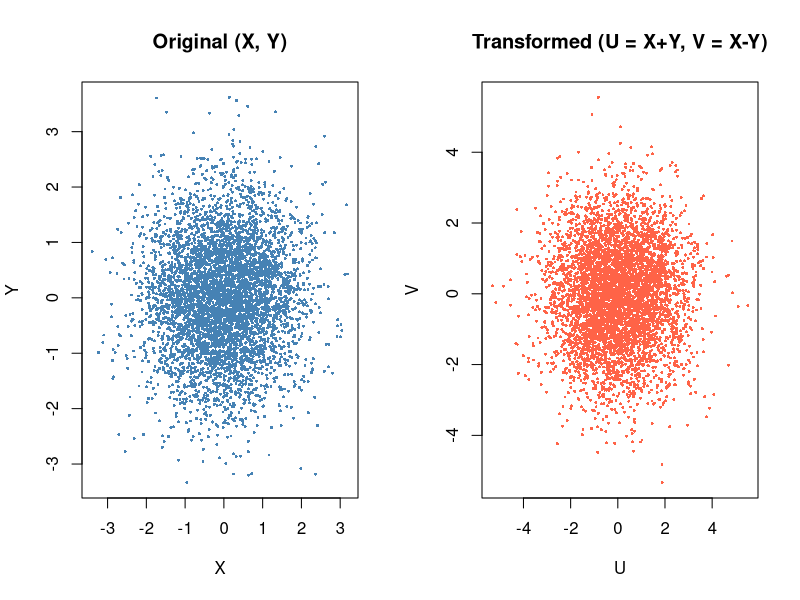
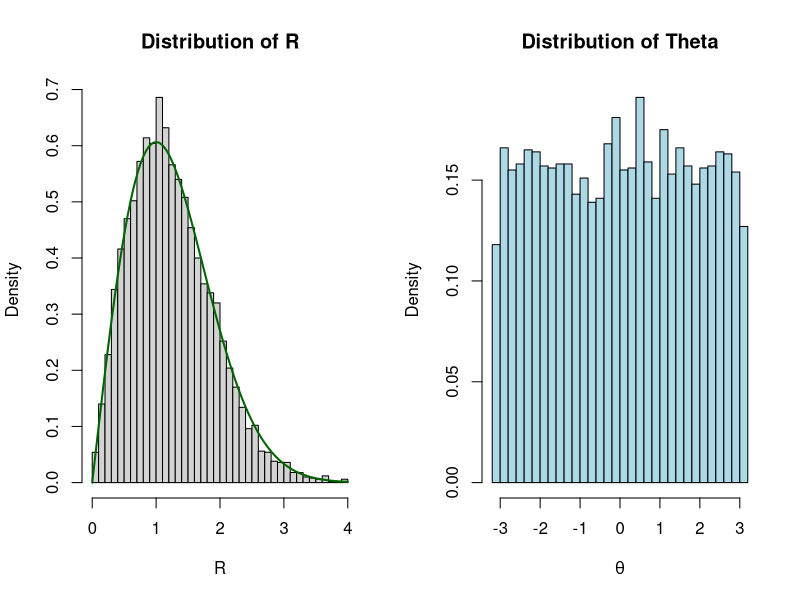
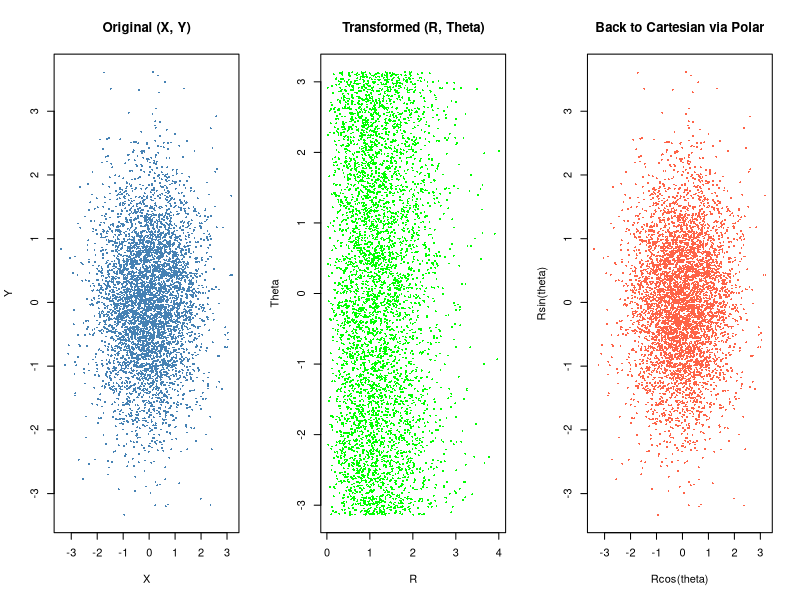
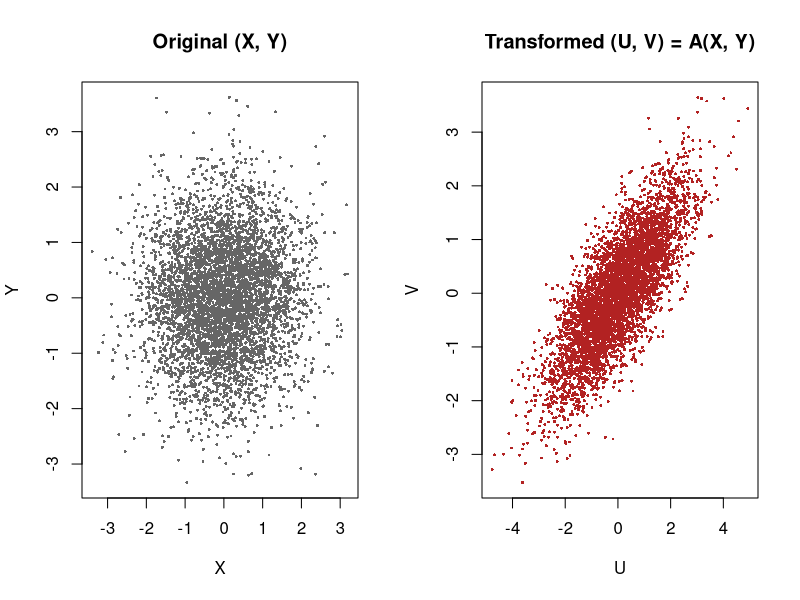
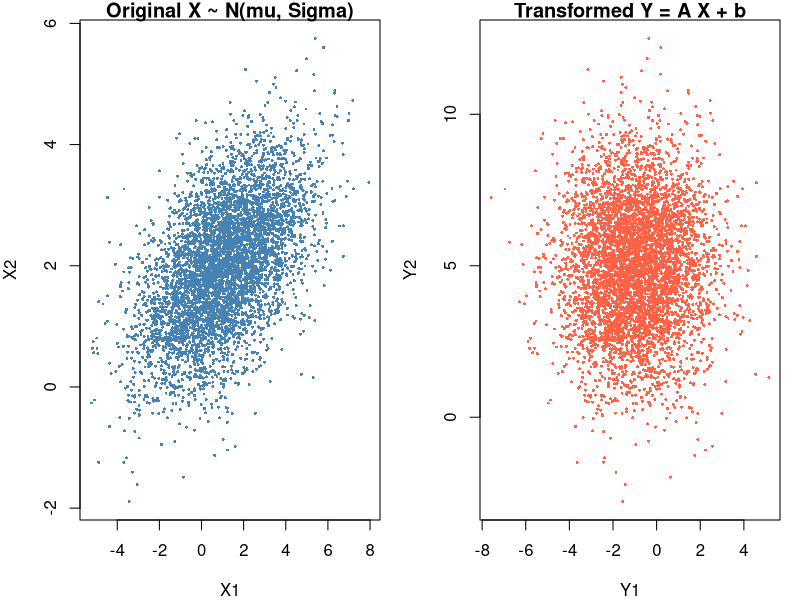
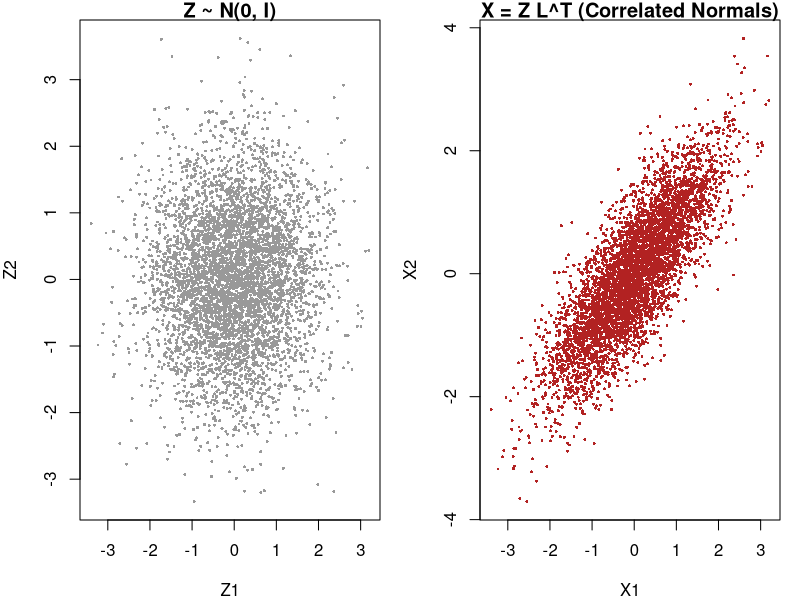
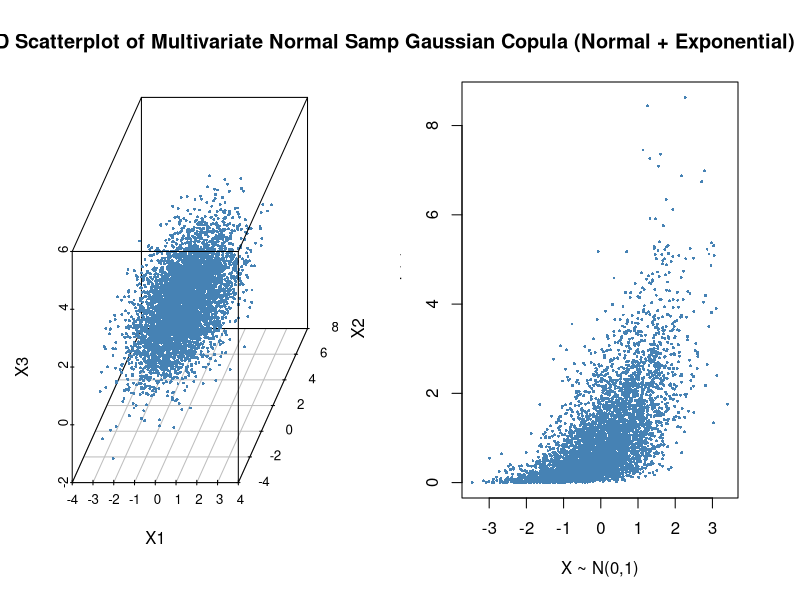
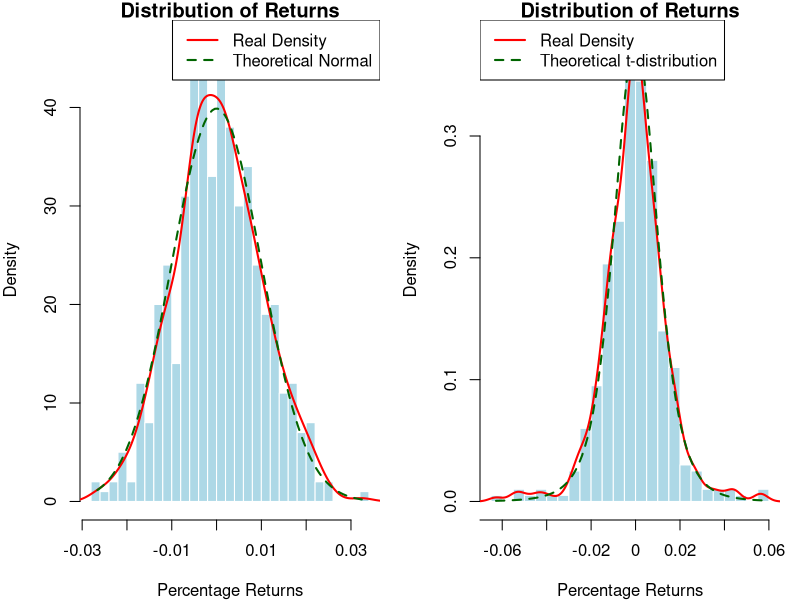

R code for these plots, in order:
## ---- chunk 1
#| fig-height: 4
#| code-fold: true
set.seed(1234)

n <- 5000
X <- rnorm(n)
Y <- rnorm(n)

U <- X + Y
V <- X - Y

par(mfrow = c(1, 2))

plot(X, Y, pch = 16, cex = 0.4, col = "steelblue",
     main = "Original (X, Y)",
     xlab = "X", ylab = "Y")

plot(U, V, pch = 16, cex = 0.4, col = "tomato",
     main = "Transformed (U = X+Y, V = X-Y)",
     xlab = "U", ylab = "V")
## ---- chunk 2
#| code-fold: true
#| fig-height: 4
set.seed(1234)

n <- 5000
X <- rnorm(n)
Y <- rnorm(n)

R <- sqrt(X^2 + Y^2)
Theta <- atan2(Y, X)

par(mfrow = c(1, 2))

hist(R, breaks = 40, freq = FALSE, col = "lightgray",
     main = "Distribution of R",
     xlab = "R")
curve(dchisq(x^2, df = 2) * 2*x, add = TRUE, col = "darkgreen", lwd = 2)

hist(Theta, breaks = 40, freq = FALSE, col = "lightblue",
     main = "Distribution of Theta",
     xlab = expression(theta))
## ---- chunk 3
#| fig-height: 4
#| code-fold: true
par(mfrow = c(1, 3))

plot(X, Y, pch = 16, cex = 0.4, col = "steelblue",
     main = "Original (X, Y)",
     xlab = "X", ylab = "Y")

plot(R, Theta, pch = 16, cex = 0.4, col = "green",
     main = "Transformed (R, Theta)",
     xlab = "R", ylab = "Theta")

plot(R*cos(Theta), R*sin(Theta), pch = 16, cex = 0.4, col = "tomato",
     main = "Back to Cartesian via Polar",
     xlab = "Rcos(theta)", ylab = "Rsin(theta)")
## ---- chunk 4
#| code-fold: true
#| fig-height: 4
set.seed(1234)

n <- 5000
X <- rnorm(n)
Y <- rnorm(n)

A <- matrix(c(1, 0.8,
              0.2, 1), nrow = 2, byrow = TRUE)

UV <- A %*% rbind(X, Y)
U <- UV[1, ]
V <- UV[2, ]

par(mfrow = c(1, 2))

plot(X, Y, pch = 16, cex = 0.4, col = "gray40",
     main = "Original (X, Y)",
     xlab = "X", ylab = "Y")

plot(U, V, pch = 16, cex = 0.4, col = "firebrick",
     main = "Transformed (U, V) = A(X, Y)",
     xlab = "U", ylab = "V")
## ---- chunk 5
#| code-fold: true
#| fig-height: 3
#| fig-align: center
set.seed(1234)

library(MASS)

# Original distribution
mu  <- c(1, 2)
Sigma <- matrix(c(4, 1,
                  1, 1), 2, 2)

n <- 5000
X <- mvrnorm(n, mu = mu, Sigma = Sigma)

# Linear transformation
A <- matrix(c(1, 0,
             -1, 2), 2, 2)
b <- c(0, 1)

# Matrix algebra
Y <- t(A %*% t(X)) + matrix(b, n, 2, byrow = TRUE)

par(mfrow = c(1, 2), mar = c(4,4,1,1))

plot(X[,1], X[,2], pch = 16, cex = 0.4, col = "steelblue",
     main = "Original X ~ N(mu, Sigma)",
     xlab = "X1", ylab = "X2")

plot(Y[,1], Y[,2], pch = 16, cex = 0.4, col = "tomato",
     main = "Transformed Y = A X + b",
     xlab = "Y1", ylab = "Y2")
## ---- chunk 6
#| code-fold: true
#| fig-height: 3.5
set.seed(1234)

n <- 5000
rho <- 0.8

# Covariance matrix
Sigma <- matrix(c(1, rho,
                  rho, 1), 2, 2)

# Cholesky factor: L^T L (upper triangular)
L <- chol(Sigma)

# Generate 2n independent N(0,1) values
Z <- matrix(rnorm(2*n), n, 2)

# Construct X = Z L^T (linear transformation)
X <- Z %*% L

par(mfrow = c(1, 2), mar = c(4,4,1,1))

plot(Z[,1], Z[,2], pch = 16, cex = 0.4, col = "gray60",
     main = "Z ~ N(0, I)",
     xlab = "Z1", ylab = "Z2")

plot(X[,1], X[,2], pch = 16, cex = 0.4, col = "firebrick",
     main = "X = Z L^T (Correlated Normals)",
     xlab = "X1", ylab = "X2")
## ---- chunk 7
set.seed(1234)
mu <- c(0, 1, 2)
Sigma <- matrix(c(1, 0.5, 0.2,
                  0.5, 2, 0.3,
                  0.2, 0.3, 1), 3, 3)

n <- 5000
L <- chol(Sigma) # Cholesky factor L^T
Z <- matrix(rnorm(3*n), n, 3) # Standard normals

# Construct X = Z L^T + mu
X <- Z %*% L + matrix(mu, n, 3, byrow = TRUE)

round(cov(X), 2) # sample covariance
## ---- chunk 8
#| code-fold: true
#| fig-height: 5
# 3D scatterplot
library(scatterplot3d)

scatterplot3d(X[,1], X[,2], X[,3],
              pch = 16, cex.symbols = 0.4,
              color = "steelblue",
              main = "3D Scatterplot of Multivariate Normal Sample",
              xlab = "X1", ylab = "X2", zlab = "X3")
## ---- chunk 9
#| code-fold: true
#| fig-height: 4
set.seed(1234)

library(MASS)

n <- 5000
rho <- 0.7

# Step 1: correlated normals
Sigma <- matrix(c(1, rho,
                  rho, 1), 2, 2)

Z <- mvrnorm(n, mu = c(0,0), Sigma = Sigma)

# Step 2: convert to uniforms
U <- pnorm(Z)

# Step 3: apply inverse CDFs
X <- qnorm(U[,1])      # Normal
Y <- qexp(U[,2])       # Exponential

plot(X, Y, pch = 16, cex = 0.4, col = "steelblue",
     main = "Gaussian Copula (Normal + Exponential)",
     xlab = "X ~ N(0,1)", ylab = "Y ~ Exp(1)")
## ---- chunk 10
#| echo: false
#| fig-height: 2.8
#| fig-align: center
set.seed(123)  # For reproducibility
data <- rnorm(500, mean = 0, sd = .01)

par(mar = c(4,4,1,1))

# Plot histogram with density curve
hist(
  data,
  breaks = 30,                # Number of bins
  probability = TRUE,         # Show density instead of counts
  col = "lightblue",
  border = "white",
  main = "Distribution of Returns",
  xlab = "Percentage Returns"
)

# Add density curve
lines(density(data), col = "red", lwd = 2)

# Add theoretical normal curve for comparison
x <- seq(min(data), max(data), length = 100)
y <- dnorm(x, mean = 0, sd = .01)
lines(x, y, col = "darkgreen", lwd = 2, lty = 2)

# Add legend
legend(
  "topright",
  legend = c("Real Density", "Theoretical Normal"),
  col = c("red", "darkgreen"),
  lwd = 2,
  lty = c(1, 2)
)
## ---- chunk 11
#| echo: false
#| fig-height: 4
#| fig-align: center
set.seed(123)  # For reproducibility
data <- rt(400, df=5)

# Plot histogram with density curve
hist(
  data,
  breaks = 30,                # Number of bins
  probability = TRUE,         # Show density instead of counts
  col = "lightblue",
  border = "white",
  main = "Distribution of Returns",
  xlab = "Percentage Returns",
  xaxt = "n"   # suppress default x-axis
)

# Custom percentage x-axis
ticks <- pretty(range(data))
axis(
  side = 1,
  at = ticks,
  labels = paste0(ticks / 100) # paste0(ticks * 100, "%")
)

# Add density curve
lines(density(data), col = "red", lwd = 2)

# Add theoretical t curve for comparison
x <- seq(min(data), max(data), length = 100)
y <- dt(x, df=5)
lines(x, y, col = "darkgreen", lwd = 2, lty = 2)

# Add legend
legend(
  "topleft",
  legend = c("Real Density", "Theoretical t-distribution"),
  col = c("red", "darkgreen"),
  lwd = 2,
  lty = c(1, 2)
)
## ---- chunk 12
library(MASS)
set.seed(1234)
n <- 10000
rho <- 0.6 # correlation
w <- c(0.5, 0.5) # Portfolio weights
mu <- c(0.0005, 0.0008) # Mean vector (daily returns)
sd1 <- 0.015 # standard deviation of R1
sd2 <- 0.02  # standard deviation of R2
Sigma <- matrix(c(sd1^2, rho*sd1*sd2,
                  rho*sd1*sd2, sd2^2), 2, 2) # Covariance matrix
R_gauss <- mvrnorm(n, mu = mu, Sigma = Sigma) # Simulate correlated normal returns
port_gauss <- R_gauss %*% w # Portfolio return
## ---- chunk 13
#| code-fold: true
risk_summary <- c(
  Mean = mean(port_gauss), # mean of portfolio return
  SD = sd(port_gauss),     # standard devation of portfolio return
  VaR_5 = quantile(port_gauss, 0.05), # 5% Value-at-Risk
  VaR_1 = quantile(port_gauss, 0.01), # 1% Value-at-Risk
  Prob_Loss_gt_3pct = mean(port_gauss < -0.03) # probability of losing more than 3% in one day
)

library(knitr)
kable(round(risk_summary, 4))
## ---- chunk 14
#| code-fold: true
#| fig-align: center
#| fig-height: 3
par(mfrow = c(1, 2), mar = c(4,4,1,1))

plot(R_gauss[,1], R_gauss[,2],
     pch = 16, cex = 0.4, col = "steelblue",
     main = "Gaussian Model",
     xlab = "Asset A return", ylab = "Asset B return")

hist(port_gauss, breaks = 40, freq = FALSE, col = "lightgray",
     main = "Portfolio Return (Gaussian)",
     xlab = "Portfolio return")
abline(v = -0.03, col = "red", lwd = 2, lty = 2)
## ---- chunk 15
set.seed(1234)
n <- 10000
rho <- 0.6  # Correlation
Sigma_cop <- matrix(c(1, rho, rho, 1), 2, 2)
Z <- mvrnorm(n, mu = c(0, 0), Sigma = Sigma_cop) 
U <- pnorm(Z) # Convert to Uniform

# Asset A: Normal marginal
X1 <- qnorm(U[,1], mean = 0.0005, sd = 0.015)

# Asset B: heavy-tailed t marginal
# Standard t(df=4) has variance df/(df-2) = 2, so divide by sqrt(2)
# to approximately standardise before scaling
X2 <- 0.0008 + 0.02 * (qt(U[,2], df = 4) / sqrt(2))

R_copula <- cbind(X1, X2)
port_copula <- R_copula %*% w # Portfolio return
## ---- chunk 16
#| code-fold: true
risk_summary2 <- c(
  Mean = mean(port_copula), # mean of portfolio return
  SD = sd(port_copula),     # standard devation of portfolio return
  VaR_5 = quantile(port_copula, 0.05), # 5% Value-at-Risk
  VaR_1 = quantile(port_copula, 0.01), # 1% Value-at-Risk
  Prob_Loss_gt_3pct = mean(port_copula < -0.03) # probability of losing more than 3% in one day
)

library(knitr)
kable(round(risk_summary2, 4))
## ---- chunk 17
#| code-fold: true
#| fig-align: center
#| fig-height: 3
par(mfrow = c(1, 2))

plot(R_copula[,1], R_copula[,2],
     pch = 16, cex = 0.4, col = "tomato",
     main = "Gaussian Copula Model",
     xlab = "Asset A return", ylab = "Asset B return")

hist(port_copula, breaks = 40, freq = FALSE, col = "lightblue",
     main = "Portfolio Return (Copula)",
     xlab = "Portfolio return")
abline(v = -0.03, col = "red", lwd = 2, lty = 2)
## ---- chunk 18
set.seed(1234)

R1_ind <- rnorm(n, mean = 0.0005, sd = 0.015)
R2_ind <- 0.0008 + 0.02 * (rt(n, df = 4) / sqrt(2))

R_port_ind <- 0.5 * R1_ind + 0.5 * R2_ind
## ---- chunk 19
#| code-fold: true
#| code-summary: Comparison of Scatterplots
#| fig-height: 2.5
#| fig-align: center
par(mfrow = c(1, 3), mar = c(4,4,1,1))

plot(R1_ind, R2_ind,
     pch = 16, cex = 0.4, col = "palegreen",
     main = "Independent Model",
     xlab = "Asset A return", ylab = "Asset B return")

plot(R_gauss[,1], R_gauss[,2],
     pch = 16, cex = 0.4, col = "steelblue",
     main = "Gaussian Model",
     xlab = "Asset A return", ylab = "Asset B return")

plot(R_copula[,1], R_copula[,2],
     pch = 16, cex = 0.4, col = "tomato",
     main = "Gaussian Copula Model",
     xlab = "Asset A return", ylab = "Asset B return")

## ---- chunk 20
#| code-fold: true
#| code-summary: Comparison of Marginal Histograms
#| fig-height: 2.5
#| fig-align: center
par(mfrow = c(1, 3), mar = c(4,4,1,1))

hist(R_port_ind, breaks = 40, freq = FALSE, col = "lightpink",
     main = "Portfolio Return (Independent)",
     xlab = "Portfolio return")
abline(v = -0.03, col = "red", lwd = 2, lty = 2)

hist(port_gauss, breaks = 40, freq = FALSE, col = "lightgray",
     main = "Portfolio Return (Gaussian)",
     xlab = "Portfolio return")
abline(v = -0.03, col = "red", lwd = 2, lty = 2)

hist(port_copula, breaks = 40, freq = FALSE, col = "lightblue",
     main = "Portfolio Return (Copula)",
     xlab = "Portfolio return")
abline(v = -0.03, col = "red", lwd = 2, lty = 2)
## ---- chunk 21
#| echo: false
comparison <- rbind(
  Gaussian = c(
    Mean = mean(port_gauss),
    SD = sd(port_gauss),
    VaR_5 = quantile(port_gauss, 0.05),
    VaR_1 = quantile(port_gauss, 0.01),
    Prob_Loss_gt_3pct = mean(port_gauss < -0.03)
  ),
  Copula = c(
    Mean = mean(port_copula),
    SD = sd(port_copula),
    VaR_5 = quantile(port_copula, 0.05),
    VaR_1 = quantile(port_copula, 0.01),
    Prob_Loss_gt_3pct = mean(port_copula < -0.03)
  ),
  Independent = c(
    Mean = mean(R_port_ind),
    SD = sd(R_port_ind),
    VaR_5 = quantile(R_port_ind, 0.05),
    VaR_1 = quantile(R_port_ind, 0.01),
    Prob_Loss_gt_3pct = mean(R_port_ind < -0.03)
  )
)

kable(round(comparison, 4))
## ---- chunk 22
#| echo: false
comparison <- rbind(
  Gaussian = c(
    Mean = mean(port_gauss),
    SD = sd(port_gauss),
    VaR_5 = quantile(port_gauss, 0.05),
    VaR_1 = quantile(port_gauss, 0.01),
    Prob_Loss_gt_3pct = mean(port_gauss < -0.03)
  ),
  Copula = c(
    Mean = mean(port_copula),
    SD = sd(port_copula),
    VaR_5 = quantile(port_copula, 0.05),
    VaR_1 = quantile(port_copula, 0.01),
    Prob_Loss_gt_3pct = mean(port_copula < -0.03)
  ),
  Independent = c(
    Mean = mean(R_port_ind),
    SD = sd(R_port_ind),
    VaR_5 = quantile(R_port_ind, 0.05),
    VaR_1 = quantile(R_port_ind, 0.01),
    Prob_Loss_gt_3pct = mean(R_port_ind < -0.03)
  )
)

kable(round(comparison, 4))
